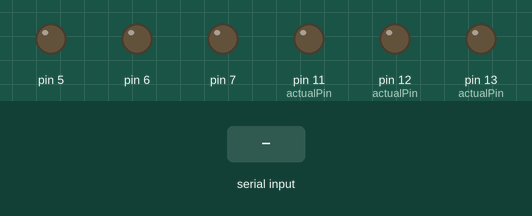
The sketch below on a simulated Arduino Uno, built with avr-gcc and run on an emulated ATmega328P. On the bench: output pins drawn as LEDs (lit = HIGH). The inputs (shaded band) are chosen by the test bench.

Above: at 1.5 s.
1.6 s: "1" received over Serial
At 3.6 s:
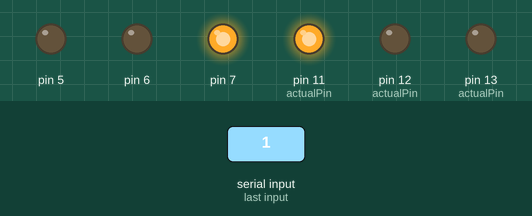
4.4 s: "2" received over Serial
At 6.7 s:
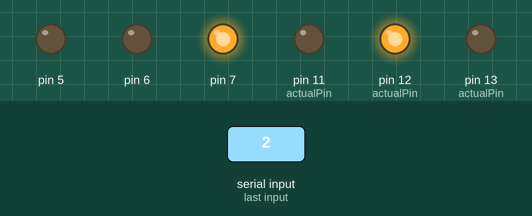
7.0 s: "3" received over Serial
At 9.0 s:
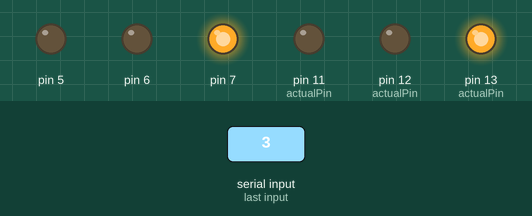
9.9 s: "0" received over Serial
At 12.1 s:
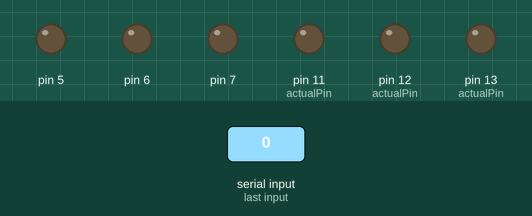
Timing chart, 0 to 13.5 s (numbered marks = the images above; inputs shaded):
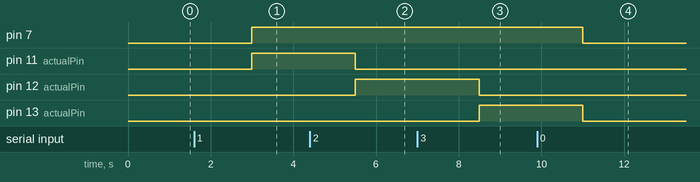

Measured:
- after the input at 1.6 s, pin 7, pin 11 (actualPin): LOW → HIGH after 1.4 s
- after the input at 4.4 s, pin 11 (actualPin): HIGH → LOW after 1.1 s; pin 12 (actualPin): LOW → HIGH after 1.1 s
- after the input at 7.0 s, pin 12 (actualPin): HIGH → LOW after 1.5 s; pin 13 (actualPin): LOW → HIGH after 1.5 s
- after the input at 9.9 s, pin 7, pin 13 (actualPin): HIGH → LOW after 1.1 s

The sketch:

ArduinoTakeIt.ino
```cpp
//#define LED1 2
//#define LED2 3
//#define LED3 4
int segundo = 0;
String serialIn = "";
int nextNotification = 0;
int actualPin = 0;

boolean accion = false;

String activo = "";

void setup() {
  Serial.begin(9600);
  nextNotification = 0;
  pinMode(13,OUTPUT);
  pinMode(12,OUTPUT);
  pinMode(11,OUTPUT);
  pinMode(7,OUTPUT);
  pinMode(6,OUTPUT);
  pinMode(5,OUTPUT);

}

void loop() {

if(accion){
  digitalWrite(actualPin,LOW);
  digitalWrite(7,LOW);

   if(activo == "1"){
    actualPin = 11;
    digitalWrite(11,HIGH);
    digitalWrite(7,HIGH);
  }else if(activo == "2"){
     actualPin = 12;
    digitalWrite(12,HIGH);
    digitalWrite(7,HIGH);
  }else if(activo == "3"){
     actualPin = 13;
     digitalWrite(13,HIGH);
     digitalWrite(7,HIGH);
  }else{

  }
  accion = false;

  }

 /*
 digitalWrite(13,LOW);
 digitalWrite(12,LOW);
 digitalWrite(11,LOW);
 digitalWrite(7,LOW);
  */

  delay(500);

}

void serialEvent() {
  while (Serial.available()) {

    serialIn = Serial.readString();
    activo = serialIn;
    accion = true;

  }
}
```
